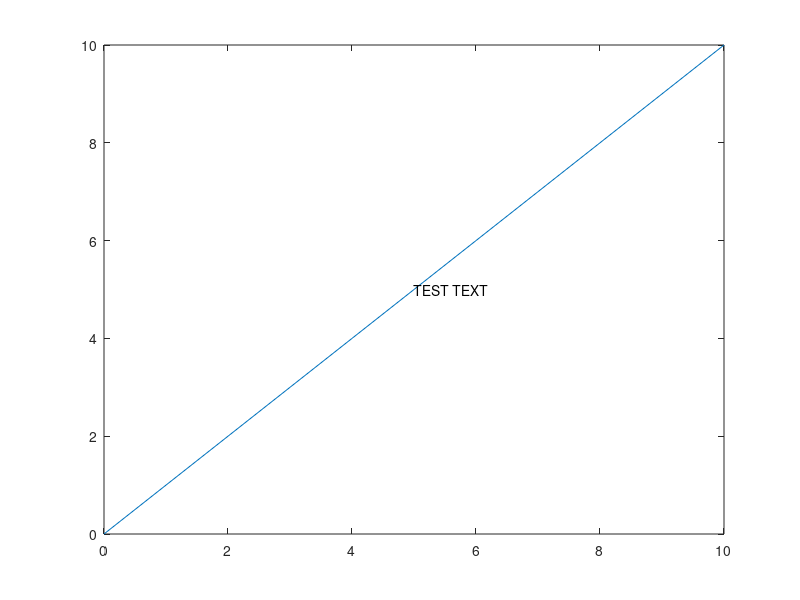

This figure's MATLAB source: (Note: this script raises an error after producing the figure.)

clear all
plot(0:10,0:10)
text(5,5,'TEST TEXT')
%%
clc
rng('default')
Y=[1,0,1,0,1,1,1]';

index=logical([0,1,1,0,1,0,1]');
M=length(Y(index))
rnd=rand(M,1);
Yindex=Y(index)

Yindex1=Yindex;

for i=1:M
    x=rnd(i);
    if x>0.5
        Yindex1(i)=1-Yindex(i);
    end
end
Yindex1



x=rnd>0.5;

Y2(index)=(1-x).*Y(index)+x.*(1-Y(index));

Y2(index)




%%
mu = [0 0];
Sigma = 1*eye(2);
XU=[0 0];
rng('default')  % For reproducibility
binmcdf(XU,mu,Sigma)







%%
clear all; clc;

A=[1,2;2,1];
try chol(A);
    disp('Matrix is symmetric positive definite.')
catch ME
    disp('Matrix is not symmetric positive definite')
    disp(A)
end

eig(A)

%%
parpool(3)
parfor i=1:3, c(:,i) = eig(rand(1000)); end

%% Verify model does generate the correct integral observation
% Assume K(t,s)=min(t,s), m=0, then f becomes a Brownian motion
% Let pd~N(0,1), then W=Id, so z is also the Brownian motion. 
% Let noise to be 0, the integral of z over [0,T/K] is N(0,1/3*T^3/K^3)
clear all;clc;

pd=makedist('Normal','mu',0,'sigma',1);
meanfunc = @meanConst; 
covfunc={@covFBM};sf=1;h=1/2;hyp.cov=[log(sf);-log(1/h-1)];
warpfunc=@(pd,p) invCdf(pd,p);
T=400;K=100;
hyp=struct('mean',0,'cov',hyp.cov,'dist',pd,'t',T);



%% Check integral observations
clc;
nI=10000;snI=0;
kw= ceil(exp(log(1000000*T/K/180)/4)); % calculate the number of point neeed per window under Simpson's rule with 0.01 error
kw= round(kw/2)*2+1;n=kw*K;x=linspace(0,T,n)';
C = chol(feval(covfunc{:}, hyp.cov, x)+1e-16*eye(n));
mu = meanfunc( hyp.mean, x);
ZI=SimIntData(hyp,C,mu,warpfunc,K,kw,snI,nI);

%%
z=ZI(1,:);t=linspace(-10,10,1000)';pd_hat=makedist('Normal','mu',0,'sigma',sqrt(1/3*T^3/(K^3)));
y=pdf(pd_hat,t);
zf=z(z~=Inf);
var(zf)-1/3*T^3/(K^3)

close all;
figure();
histogram(z,'Normalization','pdf')
hold on;
plot(t,y);
title("Density plot vs histogram")
legend("Warpdist=N(0,1)")




%%
% C=feval(covfunc{:},hyp.cov,x)
figure()
plot(x,z)

%%
x=linspace(0,100,10000)';
z=SimWGP(hyp,meanfunc,covfunc,warpfunc,x)';
y=pdf(pd,x);
close all;
figure();
histogram(z,'Normalization','pdf')
hold on;
plot(x,y);
title("Density plot vs histogram")
legend("Warpdist=N(0,1)")








%%
% Check Interior point method
Q=@(x) x.^2;
x0=2;
lb=[];
ub=[];
InteriorPoint(Q,x0,lb,ub)
%% 
clear all;clc;

pd=makedist('Normal','mu',2,'sigma',4);
% pd=makedist('Gamma','a',2,'b',4);
pd=makedist('tLocationScale','mu',-1,'sigma',1,'nu',3)
warpinv=@(pd,p) invCdfWarp(pd,p);
meanfunc = @meanConst; 
covfunc = {@covSEiso}; ell0 =1/2; sf0 = 1; hyp.cov=log([ell0; sf0]);
warpfunc=@(pd,p) invCdf(pd,p);
%% Check WGP does generate the correct distribution
T=10;
hyp=struct('mean',0,'cov',hyp.cov,'dist',pd,'t',T);
x=linspace(0,50,10000)';
z=SimWGP(hyp,meanfunc,covfunc,warpfunc,x)';
y=pdf(pd,x);
%%
close all;
figure();
histogram(z,'Normalization','probability')
hold on;
plot(x,y);
title("Density plot vs histogram")
legend("Warpdist=Gamma(2,4)")

%%
n=10;
v=linspace(0,1,n)';


K0=feval(covfunc{:}, hyp.cov, v);
Kchol0=chol(K0+1e-9*eye(n)); 
Kichol0=Kchol0\eye(n); 
Klogdet0=2*trace(log(Kchol0));
Kinv=Kichol0*Kichol0';


G=@(x) warpinv(pd,x);
Q=@(x) -1/2*G(x)'*Kinv*G(x)+sum(log(gradientG(pd,G,x)));


%%
% test for dG, d2G, dQ, d2Q
Gv=G(v)
dG=gradientG(pd,G,v)
d2G=hessianG(pd,G,v)
dGhat=gradientEmpirical(G,v)
diffdG=diag(dGhat)-dG

Qv=Q(v)
dQ=gradientQ(pd,Kinv,G,v)
dQhat=gradientEmpirical(Q,v)'
diffdQ=dQhat-dQ

d2Q=hessianQ(pd,Kinv,G,v)

F=@(x) gradientQ(pd,Kinv,G,x);
d2Qhat=gradientEmpirical(F,v)

diffd2Q=d2Qhat-d2Q


%% Verify the LA
% Let v be a 1x1 vector
% Kinv=eye(1);
x0=0.1;
lb=[];ub=[];
[Qval,vhat,A]=LaplaceApproximation(pd,Kinv,warpinv,x0,lb,ub)
%%
G=@(x) warpinv(pd,x);
Q=@(x) -1/2*G(x)'*Kinv*G(x)+sum(log(gradientG(pd,G,x)));
lv=linspace(-10,10,100)';
lQv=zeros(100,1);
for i=1:100
    lQv(i)=Q(lv(i));
end
figure()
plot(lv,lQv)

%%

function dF=gradientEmpirical(F,v)
    n=size(v,1);
    o=zeros(n,1);
    h=0.0001;
    dF=[];
    for i=1:n
       delta=o;
       delta(i)=h;
       vhat=v+delta;
       dF=[dF,(F(vhat)-F(v))/h];
    end
end

